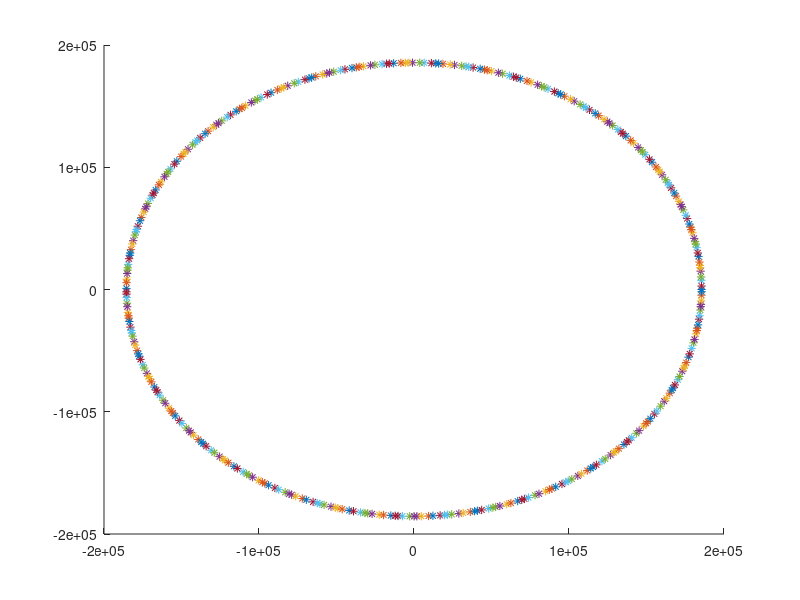

Write MATLAB code to recreate this figure.
% simple orbit
mimas = [185520 360/(0.942422*24)];
r = zeros(360,3);
r(1,1) = mimas(1)*cosd(0);
r(1,2) = mimas(1)*sind(0);
r(1,3) = 0;

for i= 2:360
    r(i,3) = r(i-1,3)+mimas(2);
    r(i,1) = mimas(1)*cosd(r(i,3));
    r(i,2) = mimas(1)*sind(r(i,3));
end

for i= 1:360
    hold on;
    plot(r(i,1),r(i,2),'*');
    pause(0.1);
end
    
